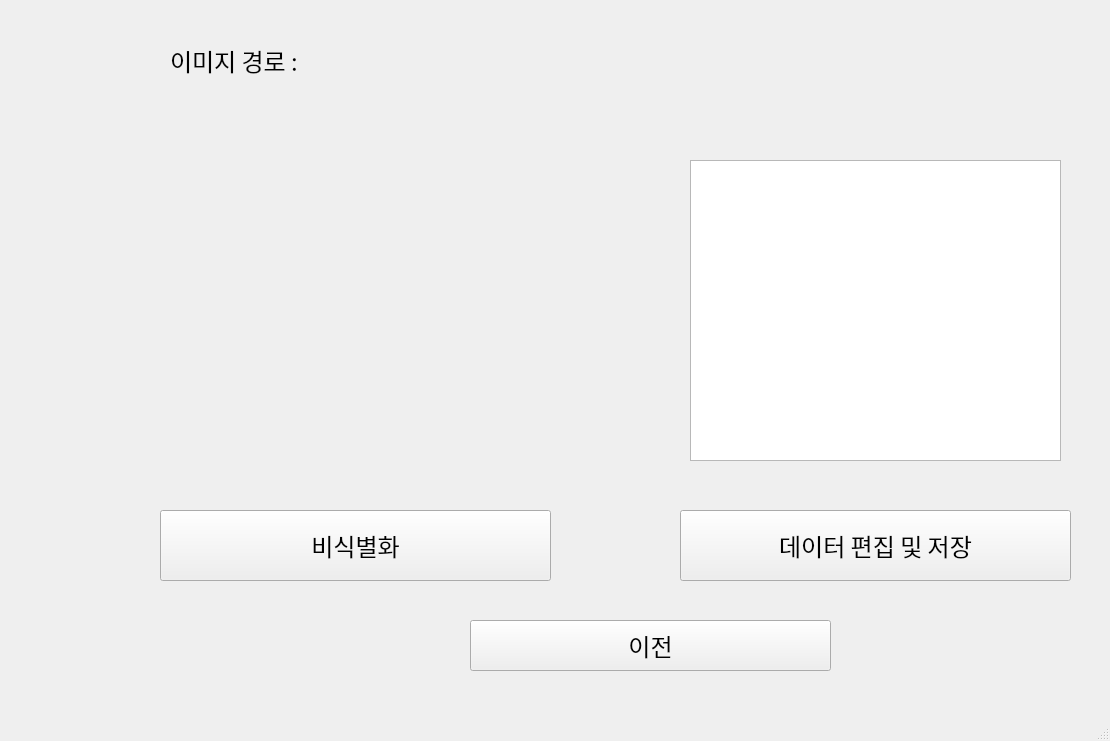
<?xml version="1.0" encoding="UTF-8"?>
<ui version="4.0">
 <class>MainWindow</class>
 <widget class="QMainWindow" name="MainWindow">
  <property name="geometry">
   <rect>
    <x>0</x>
    <y>0</y>
    <width>1110</width>
    <height>741</height>
   </rect>
  </property>
  <property name="windowTitle">
   <string>MainWindow</string>
  </property>
  <widget class="QWidget" name="centralwidget">
   <widget class="QLabel" name="label">
    <property name="geometry">
     <rect>
      <x>170</x>
      <y>40</y>
      <width>181</width>
      <height>41</height>
     </rect>
    </property>
    <property name="font">
     <font>
      <family>나눔고딕</family>
      <pointsize>18</pointsize>
     </font>
    </property>
    <property name="text">
     <string>이미지 경로 :</string>
    </property>
   </widget>
   <widget class="QLabel" name="label_2">
    <property name="geometry">
     <rect>
      <x>360</x>
      <y>40</y>
      <width>531</width>
      <height>41</height>
     </rect>
    </property>
    <property name="font">
     <font>
      <family>나눔고딕</family>
      <pointsize>18</pointsize>
     </font>
    </property>
    <property name="text">
     <string/>
    </property>
   </widget>
   <widget class="QLabel" name="label_3">
    <property name="geometry">
     <rect>
      <x>120</x>
      <y>160</y>
      <width>531</width>
      <height>281</height>
     </rect>
    </property>
    <property name="font">
     <font>
      <family>나눔고딕</family>
      <pointsize>18</pointsize>
     </font>
    </property>
    <property name="text">
     <string/>
    </property>
   </widget>
   <widget class="QTextEdit" name="textEdit">
    <property name="geometry">
     <rect>
      <x>690</x>
      <y>160</y>
      <width>371</width>
      <height>301</height>
     </rect>
    </property>
   </widget>
   <widget class="QPushButton" name="pushButton">
    <property name="geometry">
     <rect>
      <x>160</x>
      <y>510</y>
      <width>391</width>
      <height>71</height>
     </rect>
    </property>
    <property name="font">
     <font>
      <family>나눔고딕</family>
      <pointsize>18</pointsize>
     </font>
    </property>
    <property name="text">
     <string>비식별화</string>
    </property>
   </widget>
   <widget class="QPushButton" name="pushButton_2">
    <property name="geometry">
     <rect>
      <x>680</x>
      <y>510</y>
      <width>391</width>
      <height>71</height>
     </rect>
    </property>
    <property name="font">
     <font>
      <family>나눔고딕</family>
      <pointsize>18</pointsize>
     </font>
    </property>
    <property name="text">
     <string>데이터 편집 및 저장</string>
    </property>
   </widget>
   <widget class="QPushButton" name="pushButton_3">
    <property name="geometry">
     <rect>
      <x>470</x>
      <y>620</y>
      <width>361</width>
      <height>51</height>
     </rect>
    </property>
    <property name="font">
     <font>
      <family>나눔고딕</family>
      <pointsize>18</pointsize>
     </font>
    </property>
    <property name="text">
     <string>이전</string>
    </property>
   </widget>
  </widget>
  <widget class="QMenuBar" name="menubar">
   <property name="geometry">
    <rect>
     <x>0</x>
     <y>0</y>
     <width>1110</width>
     <height>26</height>
    </rect>
   </property>
  </widget>
  <widget class="QStatusBar" name="statusbar"/>
 </widget>
 <resources/>
 <connections/>
</ui>
